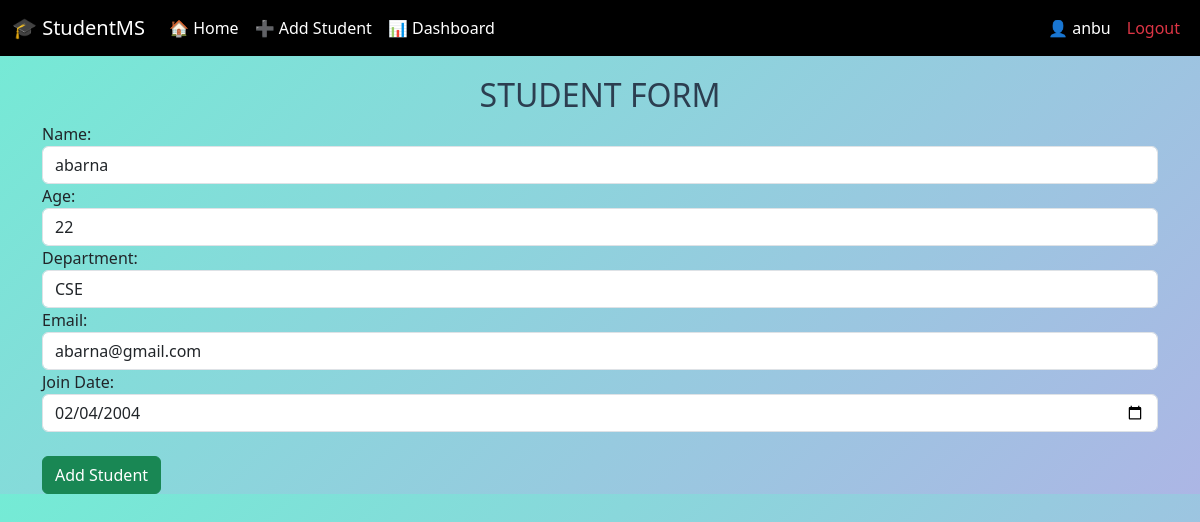
Screenshot of /students/update/2 (signed in) with the database file from the repository.
### Student/models.py (models this page shows)
class StudentModel(models.Model):
    DEPARTMENT_CHOICES = [
        ('CSE', 'CSE'),
        ('IT', 'IT'),
        ('ECE', 'ECE'),
        ('MECH', 'MECH'),
        ('CIVIL', 'CIVIL'),
        ('EEE', 'EEE'),
    ]
    Name=models.CharField(max_length=100,null=True)
    Age=models.IntegerField()
    Department=models.CharField(max_length=100, null=True ,choices=DEPARTMENT_CHOICES)
    Email=models.EmailField()
    Join_Date=models.DateField()

### Student/views.py (the view, shortened to what this page needs)
# urls.py: path('update/<int:id>',UpdateStudent.as_view(), name='update_student'),
class UpdateStudent(LoginRequiredMixin,View):
    login_url='/'
    def dispatch(self, request, *args, **kwargs):
        if not request.user.is_staff:
            messages.error(request, "You are not allowed to update students")
            return redirect('/students/students/')
        return super().dispatch(request, *args, **kwargs)
    def get(self,request,id):
        select_student=StudentModel.objects.get(id=id)
        context={
            'student_form':Student_Form(instance=select_student)
        }
        return render(request,'students_add.html',context)

### Student/forms.py
class Student_Form(forms.ModelForm):
    class Meta:
        model = StudentModel
        fields = '__all__'
        widgets = {
            'Name': forms.TextInput(attrs={
                'class': 'form-control',
                'placeholder': 'Enter student name'
            }),
            'Age': forms.NumberInput(attrs={
                'class': 'form-control',
                'placeholder': 'Enter age'
            }),
            'Department': forms.Select(attrs={
                'class': 'form-control'
            }),
            'Email': forms.EmailInput(attrs={
                'class': 'form-control',
                'placeholder': 'Enter email address'
            }),
            'Join_Date': forms.DateInput(attrs={
                'class': 'form-control',
                'type': 'date'
            }),
        }

### FrontEnd/templates/students_add.html (shortened to what this page needs)
{% extends 'base.html'%}
{% block content %}
<div class="container">
    <h2>STUDENT FORM</h2>
    <form action="" method="POST">
        {{student_form}}
        <br>
        <input type="submit" value="Add Student" class="btn btn-success">
    </form>
</div>
{% endblock %}

### FrontEnd/templates/navbar.html (shortened to what this page needs)
    <nav class="navbar navbar-expand-lg" style="background-color: black;">
  <div class="container-fluid">
    <a class="navbar-brand text-white" href="">🎓 StudentMS</a>
    <div class="collapse navbar-collapse" id="navbarNav">
      <ul class="navbar-nav">
        <li class="nav-item">
          <a class="nav-link text-white {% if request.path == '/' %}fw-bold text-warning{% endif %}" href="/students/students/">🏠 Home</a>
        </li>
        <li class="nav-item">
          <a class="nav-link text-white {% if request.path == '/students_add/' %}fw-bold text-warning{% endif %}" href="/students/students_add/">➕ Add Student</a>
        </li>
        <li class="nav-item">
          <a class="nav-link text-white" href="/students/dashboard/">📊 Dashboard</a>
        </li>
      </ul>
      <ul class="navbar-nav ms-auto">
        <li class="nav-item">
          <span class="nav-link text-white">👤 {{ request.user.username }}</span>
        </li>
        <li class="nav-item">
          <a class="nav-link text-danger" href="{% url "logout" %}">Logout</a>
        </li>
      </ul>
    </div>
  </div>
</nav>

### static/css/student.css (style rules this page uses)
body { font-family: 'Segoe UI', sans-serif; background: #f4f7fb; margin: 0; padding: 0; }
h2 { text-align: center; margin-top: 20px; color: #2c3e50; }

### rows the page displays
StudentModel: Name "abarna", Age "22", Department "CSE", Email "abarna@gmail.com", Join_Date "02/04/2004"

### other values shown
{{ request.user.username }} "anbu"
